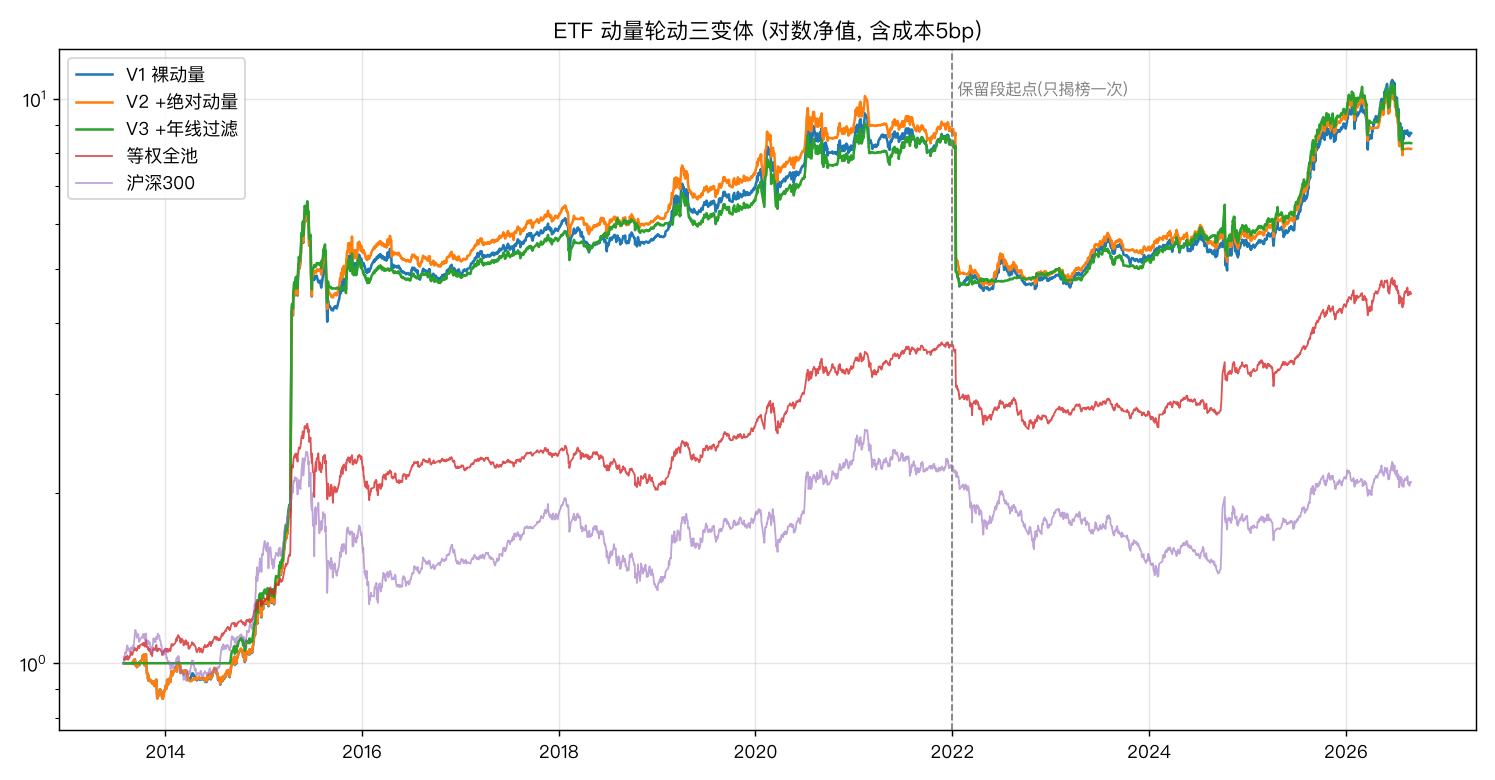

Recreate this plot in Python.
#!/usr/bin/env -S uv run --no-sync
# -*- coding: utf-8 -*-
"""ETF 动量轮动策略回测 —— 严格按 docs/etf_momentum_plan.md v1.0 预注册方案实施。

规则(定死, 不许改):
  池: 510300/510500/159915/513100/518880/511010 (低相关六资产)
  信号: 过去20交易日收益率; 每月最后一个交易日收盘计算, 次月首个交易日开盘执行
  持有: 动量最强 K=2 只等权
  变体: V1 裸截面动量 / V2 +绝对动量门槛(动量<=0的份额→国债) /
        V3 +年线过滤(低于250日线不入选, 份额→国债)
  成本: 单边5bp(基准)/10bp(第④层压测)

判定标准(预注册):
  ② 显著性: 月收益-等权全池 p<0.05 (Welch t + 置换)
  ③ 稳定性: 2013-17 / 2018-21 / 2022-26 每段 夏普>0.3 且跑赢等权
  ④ 可交易: 扣10bp单边后 年超额>=3% 且 年换手<=12次
  保留段 2022-2026 只揭榜一次; 失败则归档, 禁止回头调参。

用法: uv run python research/etf_momentum.py
"""

from __future__ import annotations

import sys
from pathlib import Path

import matplotlib

matplotlib.use("Agg")
import matplotlib.pyplot as plt
import numpy as np
import pandas as pd
from scipy import stats

plt.rcParams["font.sans-serif"] = ["PingFang SC", "Heiti TC", "Arial Unicode MS"]
plt.rcParams["axes.unicode_minus"] = False

sys.path.insert(0, str(Path(__file__).resolve().parent.parent))
from src.data_loader import _fetch_fund_sina

POOL = {
    "510300": "沪深300",
    "510500": "中证500",
    "159915": "创业板",
    "513100": "纳指",
    "518880": "黄金",
    "511010": "国债",
}
BOND = "511010"
MOM_WIN, K = 20, 2
ERAS = {
    "2013-2017": ("2013-01-01", "2017-12-31"),
    "2018-2021": ("2018-01-01", "2021-12-31"),
    "2022-2026": ("2022-01-01", None),
}  # 第三段=保留段
HOLDOUT_START = "2022-01-01"


# ---------------- 数据 ----------------
def load_pool() -> pd.DataFrame:
    closes = {}
    for code, name in POOL.items():
        df = _fetch_fund_sina(code, "20100101", "20260831")
        closes[code] = df["close"]
        print(f"  {code} {name}: {len(df)}行 至 {df.index[-1].date()}")
    px = pd.DataFrame(closes).dropna()
    print(f"公共交易日: {len(px)}  {px.index[0].date()} ~ {px.index[-1].date()}")
    return px


# ---------------- 信号与权重 ----------------
def momentum_weights(
    px: pd.DataFrame, variant: int, mom_win: int = MOM_WIN, k: int = K
) -> pd.DataFrame:
    """按变体生成日频权重矩阵。权重在信号日次一生效(=次月首个交易日开盘执行)。"""
    mom = px.pct_change(mom_win)
    ma250 = px.rolling(250).mean()
    cols = list(px.columns)

    months = pd.Series(px.index.to_period("M"), index=px.index)
    is_signal_day = months.shift(-1) != months  # 每月最后一个交易日

    warmup = mom_win if variant < 3 else 250  # V3 需要年线就绪
    W = pd.DataFrame(0.0, index=px.index, columns=cols)
    w = pd.Series(0.0, index=cols)
    pending = None

    for i, dt in enumerate(px.index):
        if pending is not None:  # 信号在次一生效
            w, pending = pending, None
        if is_signal_day.iloc[i] and i >= warmup and mom.iloc[i].notna().all():
            m = mom.iloc[i]
            elig = list(cols)
            if variant >= 2:  # 绝对动量门槛
                elig = [c for c in elig if m[c] > 0]
            if variant == 3:  # 年线过滤
                elig = [c for c in elig if px[c].iloc[i] > ma250[c].iloc[i]]
            ranked = sorted(elig, key=lambda c: m[c], reverse=True)
            picks = ranked[:k]
            new_w = pd.Series(0.0, index=cols)
            for c in picks:
                new_w[c] = 1.0 / k
            short = k - len(picks)  # 缺额 → 国债
            if short > 0:
                if BOND in cols:
                    new_w[BOND] += short / k
                # leave-one-out 剔除国债时, 缺额留现金(权重0)
            pending = new_w
        W.iloc[i] = w
    return W


def backtest(
    px: pd.DataFrame, W: pd.DataFrame, cost_one_way: float
) -> tuple[pd.Series, float]:
    ret = px.pct_change().fillna(0.0)
    strat = (W * ret).sum(axis=1)
    turn = W.diff().abs().sum(axis=1).fillna(0.0)
    net = strat - turn * cost_one_way
    years = len(px) / 244
    return (1 + net).cumprod(), float(turn.sum() / 2 / years)


def metrics(nav: pd.Series) -> dict:
    nav = nav.dropna()
    ret = nav.pct_change().dropna()
    if len(nav) < 50 or ret.std() == 0:
        return {
            "年化": np.nan,
            "波动": np.nan,
            "夏普": np.nan,
            "最大回撤": np.nan,
            "总收益": np.nan,
        }
    years = len(nav) / 244
    return {
        "总收益": nav.iloc[-1] - 1,
        "年化": nav.iloc[-1] ** (1 / years) - 1,
        "波动": ret.std() * np.sqrt(244),
        "夏普": ret.mean() / ret.std() * np.sqrt(244),
        "最大回撤": float((nav / nav.cummax() - 1).min()),
    }


def monthly(nav: pd.Series) -> pd.Series:
    m = nav.groupby(nav.index.to_period("M")).last()
    return m.pct_change().dropna()


# ---------------- 四层验证 ----------------
def layer2(strat_m: pd.Series, ew_m: pd.Series) -> tuple[float, float]:
    """月收益差: Welch t + 置换检验。"""
    diff = (strat_m - ew_m).dropna()
    t, p_welch = stats.ttest_1samp(diff, 0)
    rng = np.random.default_rng(11)
    arr = diff.to_numpy()
    obs = arr.mean()
    perm = np.array(
        [rng.choice([1, -1], len(arr)).dot(arr) / len(arr) for _ in range(10000)]
    )
    p_perm = (np.abs(perm) >= abs(obs)).mean()
    return float(p_welch), float(p_perm)


def era_table(nav: pd.Series, ew_nav: pd.Series) -> list[dict]:
    rows = []
    for name, (s, e) in ERAS.items():
        a = nav[s:e] / nav[s:e].dropna().iloc[0]
        b = ew_nav[s:e] / ew_nav[s:e].dropna().iloc[0]
        if len(a) < 80:
            continue
        ma, mb = metrics(a), metrics(b)
        rows.append(
            {
                "年代": name,
                "年化": ma["年化"],
                "夏普": ma["夏普"],
                "回撤": ma["最大回撤"],
                "等权年化": mb["年化"],
                "跑赢等权": ma["年化"] > mb["年化"],
                "夏普>0.3": ma["夏普"] > 0.3,
            }
        )
    return rows


def main() -> None:
    print("== ETF 动量轮动回测 (预注册 v1.0) ==")
    px = load_pool()
    ret = px.pct_change()
    ew_nav = (1 + ret.mean(axis=1)).cumprod()  # 等权全池基准
    hs_nav = px["510300"] / px["510300"].iloc[0]

    variants = {"V1 裸动量": 1, "V2 +绝对动量": 2, "V3 +年线过滤": 3}
    navs, summary = {}, []
    for label, v in variants.items():
        W = momentum_weights(px, v)
        nav, turn5 = backtest(px, W, 5e-4)
        _, turn10 = backtest(px, W, 1e-3)
        navs[label] = nav

        m = metrics(nav)
        m_ew = metrics(ew_nav)
        # 第④层: 10bp 成本下重跑
        nav10, _ = backtest(px, W, 1e-3)
        m10 = metrics(nav10)
        pw, pp = layer2(monthly(nav), monthly(ew_nav))
        eras = era_table(nav, ew_nav)
        stable = all(r["跑赢等权"] and r["夏普>0.3"] for r in eras)
        excess10 = m10["年化"] - m_ew["年化"]
        tradable = excess10 >= 0.03 and turn10 <= 12

        summary.append(
            {
                "变体": label,
                "年化": m["年化"],
                "夏普": m["夏普"],
                "回撤": m["最大回撤"],
                "等权年化": m_ew["年化"],
                "②p值(置换)": pp,
                "③每段稳": stable,
                "④10bp年超额": excess10,
                "④年换手": turn10,
                "④可交易": tradable,
            }
        )

        print(f"\n■ {label}  (年换手 {turn5:.1f}@5bp / {turn10:.1f}@10bp)")
        print("  分年代稳定性(第③层):")
        for r in eras:
            print(
                f"   {r['年代']}: 年化 {r['年化']:+.1%} 夏普 {r['夏普']:.2f} "
                f"回撤 {r['回撤']:.1%} | 等权 {r['等权年化']:+.1%} | "
                f"跑赢等权 {r['跑赢等权']} 夏普>0.3 {r['夏普>0.3']}"
            )
        # 附加观察: 动量崩溃月
        for p, v in monthly(nav).items():
            if str(p) in {"2020-03", "2024-01"}:
                print(f"   [观察] {p} 月收益: {v:+.1%}")

    sm = pd.DataFrame(summary)
    print("\n== 汇总 (全历史, 5bp) ==")
    print(sm.to_string(index=False, float_format=lambda v: f"{v:.3f}"))

    # ---- 鲁棒性邻域: V2 在 {10,20,60}x{K=1,2,3} ----
    print("\n== 鲁棒性检查 (V2, 全历史, 5bp) ==")
    grid = []
    for mw in [10, 20, 60]:
        for k in [1, 2, 3]:
            W = momentum_weights(px, 2, mom_win=mw, k=k)
            nav, _ = backtest(px, W, 5e-4)
            m = metrics(nav)
            grid.append({"动量窗": mw, "K": k, "年化": m["年化"], "夏普": m["夏普"]})
    print(pd.DataFrame(grid).to_string(index=False, float_format=lambda v: f"{v:.3f}"))

    # ---- Leave-one-out: V2 逐个剔除资产 ----
    print("\n== Leave-one-out (V2) ==")
    for drop in list(POOL):
        sub = px[[c for c in px.columns if c != drop]]
        W = momentum_weights(sub, 2)
        nav, _ = backtest(sub, W, 5e-4)
        m = metrics(nav)
        print(
            f"  剔除 {POOL[drop]:<6}: 年化 {m['年化']:+.1%} 夏普 {m['夏普']:.2f} 回撤 {m['最大回撤']:.1%}"
        )

    # ---- 图 ----
    fig, ax = plt.subplots(figsize=(11.5, 6))
    for label, nav in navs.items():
        ax.plot(nav, lw=1.4, label=label)
    ax.plot(ew_nav, lw=1, alpha=0.8, label="等权全池")
    ax.plot(hs_nav, lw=1, alpha=0.6, label="沪深300")
    ax.axvline(pd.Timestamp(HOLDOUT_START), color="gray", ls="--", lw=1)
    ax.text(
        pd.Timestamp(HOLDOUT_START),
        ax.get_ylim()[1] * 0.9,
        " 保留段起点(只揭榜一次)",
        fontsize=9,
        color="gray",
    )
    ax.set_yscale("log")
    ax.legend()
    ax.grid(alpha=0.3)
    ax.set_title("ETF 动量轮动三变体 (对数净值, 含成本5bp)")
    out = Path(__file__).resolve().parent.parent / "output" / "etf_momentum.png"
    fig.tight_layout()
    fig.savefig(out, dpi=130)
    print(f"\n图已保存: {out}")


if __name__ == "__main__":
    main()
